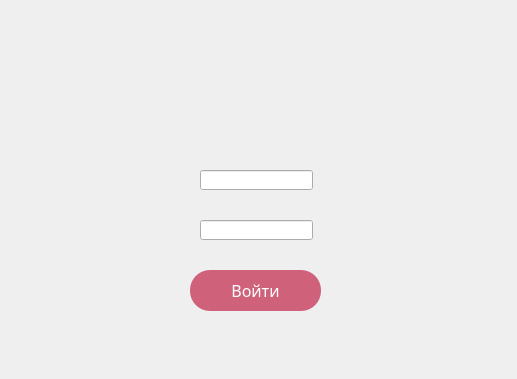
<?xml version="1.0" encoding="UTF-8"?>
<ui version="4.0">
 <class>Form</class>
 <widget class="QWidget" name="Form">
  <property name="geometry">
   <rect>
    <x>0</x>
    <y>0</y>
    <width>517</width>
    <height>379</height>
   </rect>
  </property>
  <property name="font">
   <font>
    <family>Yu Gothic UI Semilight</family>
   </font>
  </property>
  <property name="windowTitle">
   <string>Form</string>
  </property>
  <widget class="QLabel" name="label">
   <property name="geometry">
    <rect>
     <x>0</x>
     <y>0</y>
     <width>521</width>
     <height>381</height>
    </rect>
   </property>
   <property name="text">
    <string/>
   </property>
   <property name="pixmap">
    <pixmap>../../Downloads/3dadf139-3c6e-4a2b-90df-edf28f83b81b.jpg</pixmap>
   </property>
   <property name="scaledContents">
    <bool>true</bool>
   </property>
  </widget>
  <widget class="QPushButton" name="pushButton_login">
   <property name="geometry">
    <rect>
     <x>190</x>
     <y>270</y>
     <width>131</width>
     <height>41</height>
    </rect>
   </property>
   <property name="styleSheet">
    <string notr="true">QPushButton {
    background-color: #cf617a; /* Розовый цвет фона */
    color: white; /* Белый цвет текста */
    border: none; /* Убрать рамку */
    border-radius: 20px; /* Закругление углов для овала */
     padding: 10px 20px; /* Внутренние отступы */
    font-size: 16px; /* Размер шрифта */
    /* Задаем овальную форму */
}

QPushButton:hover {
    background-color: #c36077; /* Цвет фона при наведении */
}

QPushButton:pressed {
    background-color: #703845; /* Цвет фона при нажатии */
}</string>
   </property>
   <property name="text">
    <string>Войти</string>
   </property>
  </widget>
  <widget class="QLineEdit" name="lineEdit_login">
   <property name="geometry">
    <rect>
     <x>200</x>
     <y>170</y>
     <width>113</width>
     <height>20</height>
    </rect>
   </property>
   <property name="styleSheet">
    <string notr="true">QLineEdit#lineEdit {
    border-radius: 200px;
    border: 1px solid transparent; /* Добавляем прозрачную рамку для работы маски */
    border-image: url(&quot;&quot;) 1 1 1 1 stretch stretch; /* Устанавливаем border-image */
    outline: none;
}
 QLineEdit#lineEdit:focus {
  border-image: none; /* Убираем border-image при фокусе */

}</string>
   </property>
  </widget>
  <widget class="QLineEdit" name="lineEdit_password">
   <property name="geometry">
    <rect>
     <x>200</x>
     <y>220</y>
     <width>113</width>
     <height>20</height>
    </rect>
   </property>
   <property name="styleSheet">
    <string notr="true">QLineEdit#lineEdit {
    border-radius: 200px;
    border: 1px solid transparent; /* Добавляем прозрачную рамку для работы маски */
    border-image: url(&quot;&quot;) 1 1 1 1 stretch stretch; /* Устанавливаем border-image */
    outline: none;
}
 QLineEdit#lineEdit:focus {
  border-image: none; /* Убираем border-image при фокусе */

}</string>
   </property>
  </widget>
  <widget class="QLabel" name="label_2">
   <property name="geometry">
    <rect>
     <x>180</x>
     <y>60</y>
     <width>150</width>
     <height>81</height>
    </rect>
   </property>
   <property name="text">
    <string/>
   </property>
   <property name="pixmap">
    <pixmap>../../Downloads/Telegram Desktop/yfv yv.png</pixmap>
   </property>
   <property name="scaledContents">
    <bool>true</bool>
   </property>
  </widget>
  <widget class="QLabel" name="label_3">
   <property name="geometry">
    <rect>
     <x>60</x>
     <y>20</y>
     <width>81</width>
     <height>111</height>
    </rect>
   </property>
   <property name="text">
    <string/>
   </property>
   <property name="pixmap">
    <pixmap>../../Downloads/Telegram Desktop/123mgnv.png</pixmap>
   </property>
   <property name="scaledContents">
    <bool>true</bool>
   </property>
  </widget>
  <widget class="QLabel" name="label_message">
   <property name="geometry">
    <rect>
     <x>40</x>
     <y>310</y>
     <width>441</width>
     <height>51</height>
    </rect>
   </property>
   <property name="text">
    <string/>
   </property>
  </widget>
  <widget class="QLabel" name="label_4">
   <property name="geometry">
    <rect>
     <x>380</x>
     <y>180</y>
     <width>101</width>
     <height>101</height>
    </rect>
   </property>
   <property name="text">
    <string/>
   </property>
   <property name="pixmap">
    <pixmap>../../Downloads/книги.png</pixmap>
   </property>
   <property name="scaledContents">
    <bool>true</bool>
   </property>
  </widget>
 </widget>
 <resources/>
 <connections/>
</ui>
